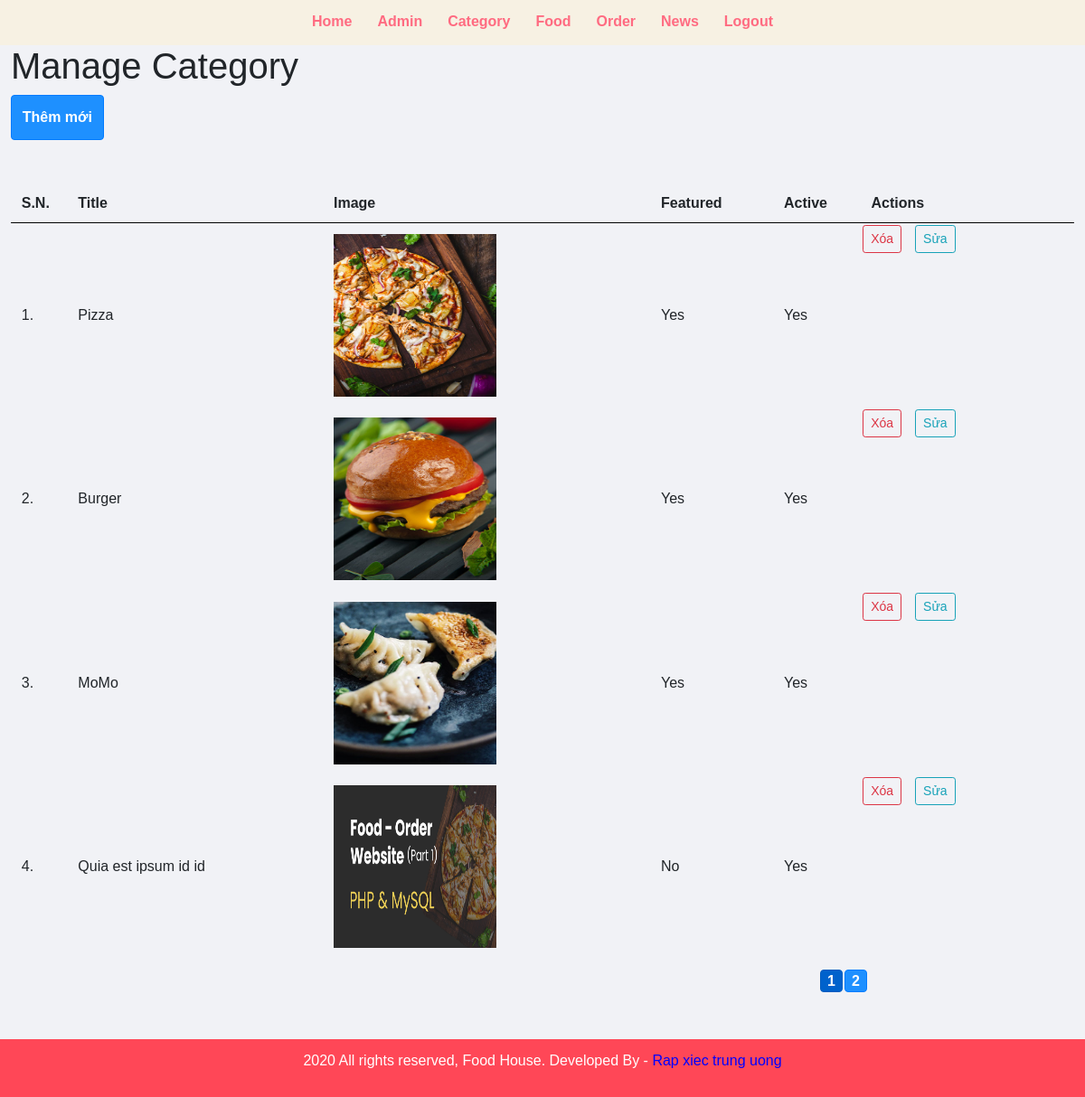
The app's page /view/admin/manage-category.php (signed in), older data.
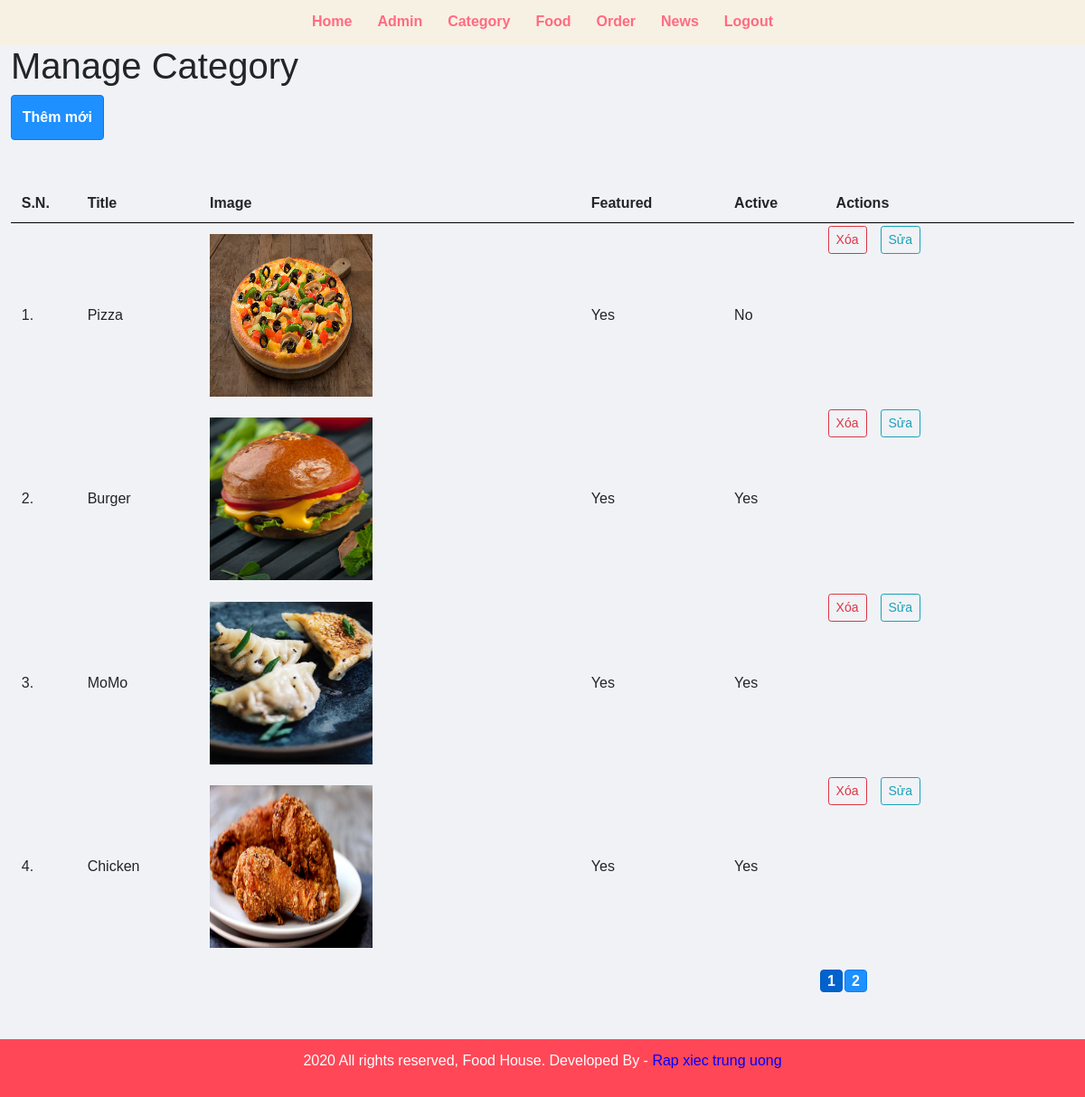
The same page, newer data.
### tables this page shows
CREATE TABLE `tbl_category` (
  `id` int(10) UNSIGNED NOT NULL,
  `title` varchar(100) NOT NULL,
  `image_name` varchar(255) NOT NULL,
  `featured` varchar(10) NOT NULL,
  `active` varchar(10) NOT NULL
);

### view/admin/manage-category.php (the view, shortened to what this page needs)
<?php include('partials/menu.php'); ?>
<div class="main-content">
    <div class="wrapper">
        <h1>Manage Category</h1>
                <button class="btn btn-primary btnAddNew">Thêm mới</button>
                <table class="tbl-full">
                    <tr>
                        <th>S.N.</th>
                        <th>Title</th>
                        <th>Image</th>
                        <th>Featured</th>
                        <th>Active</th>
                        <th>Actions</th>
                    </tr>
                    <?php
                        $sql = "SELECT * FROM tbl_category";
                        $res = mysqli_query($conn, $sql);
                        $count = mysqli_num_rows($res);
                        $sn=1;
                        if($count>0)
                        {
                            while($row=mysqli_fetch_assoc($res))
                            {
                                $id = $row['id'];
                                $title = $row['title'];
                                $image_name = $row['image_name'];
                                $featured = $row['featured'];
                                $active = $row['active'];
                                ?>
                                    <tr class="food-menu-box d-none">
                                        <td><?php echo $sn++; ?>. </td>
                                        <td><?php echo $title; ?></td>
                                        <td>
                                            <?php
                                                if($image_name!="")
                                                {
                                                    ?>
                                                    <img src="<?php echo Ppath; ?>images/category/<?php echo $image_name; ?>" style = "width: 180px;height: 180px; overflow:hidden" >
                                                    <?php
                                                }
                                                else
                                                {
                                                    echo "<div class='error'>Image not Added.</div>";
                                                }
                                            ?>
                                        </td>
                                        <td><?php echo $featured; ?></td>
                                        <td><?php echo $active; ?></td>
                                        <td class="d-flex">
                                            <form class="form-delete" action="" method="POST">
                                                <button name="btnDel" type="submit" class="btn btn-outline-danger btn-sm">Xóa</button>
                                            </form>
                                                <button id="btnEdit<?php echo $id; ?>" onclick="buttonEdit(this.id)"type="click" class="btn btn-outline-info btn-sm">Sửa</button>
                                        </td>
                                    </tr>
                                <?php
                            }
                        }
                        else
                        {
                            ?>
                            <tr>
                                <td colspan="6"><div class="error">No Category Added.</div></td>
                            </tr>
                            <?php
                        }
                    ?>
                </table>
    </div>
    <ul id="PageFragment">
        <?php
            echo "<li class='btn btn-primary active' onclick='changePage(1)'>1</li>";
        for($i = 2; $i <= ceil($count / 4) && $i < 6;$i++){
            echo "<li class='btn btn-primary' onclick='changePage(".$i.")'>".$i."</li>";
        }
        ?>
    </ul>
</div>
<?php include('partials/footer.php'); ?>

### view/admin/partials/menu.php (shortened to what this page needs)
<html>
    <head>
        <link rel="stylesheet" href="https://maxcdn.bootstrapcdn.com/bootstrap/4.0.0/css/bootstrap.min.css">
        <link rel="stylesheet" href="<?php echo Ppath; ?>css/admin.css">
    </head>
    <body>
        <div class="menu text-center">
            <div class="wrapper"  style="position:fixed; background-color: #f7f1e3; width: 100%;height: 50px; z-index: 2;">
                <ul>
                    <li><a href="index.php">Home</a></li>
                    <li><a href="manage-admin.php">Admin</a></li>
                    <li><a href="manage-category.php">Category</a></li>
                    <li><a href="manage-food.php">Food</a></li>
                    <li><a href="manage-order.php">Order</a></li>
                    <li><a href="manage-news.php">News</a></li>
                    <li><a href="logout.php">Logout</a></li>
                </ul>
            </div>
        </div>

### view/admin/partials/footer.php
<div class="footer">
            <div class="wrapper">
                <p class="text-center">2020 All rights reserved, Food House. Developed By - <a href="#" style="color: blue;"> Rap xiec trung uong</a></p>
            </div>
        </div>
    </body>
</html>

### public/css/admin.css (style rules this page uses)
* { margin: 0; padding: 0; font-family: Arial, Helvetica, sans-serif; }
.wrapper { padding: 1%; margin: 0 auto; }
.text-center { text-align: center; }
.tbl-full { width: 100%; }
table tr th { border-bottom: 1px solid black; padding: 1%; text-align: left; }
table tr td { padding: 1%; }
.btn-primary { background-color: #1e90ff; padding: 1%; color: white; text-decoration: none; font-weight: bold; }
.menu { border-bottom: 1px solid grey; }
.menu ul { list-style-type: none; }
.menu ul li { display: inline; padding: 1%; }
.menu ul li a { text-decoration: none; font-weight: bold; color: #ff6b81; }
.main-content { background-color: #f1f2f6; padding: 3% 0; }
.footer { background-color: #ff4757; color: white; }
table { margin-top: 50px; }
table button { margin-right: 15px; }
#PageFragment { margin-right: 20%; text-align: right; }
#PageFragment li { padding: 0; width: 25px; height: 25px; margin: 0 1px; }

Row changes from the older to the newer data that the page shows:
removed tbl_category: title "Quia est ipsum id id", image_name (picture), featured "No", active "Yes"
changed tbl_category "Pizza": image_name: a different picture; active "Yes" → "No"
added tbl_category: title "Chicken", image_name (picture), featured "Yes", active "Yes"
